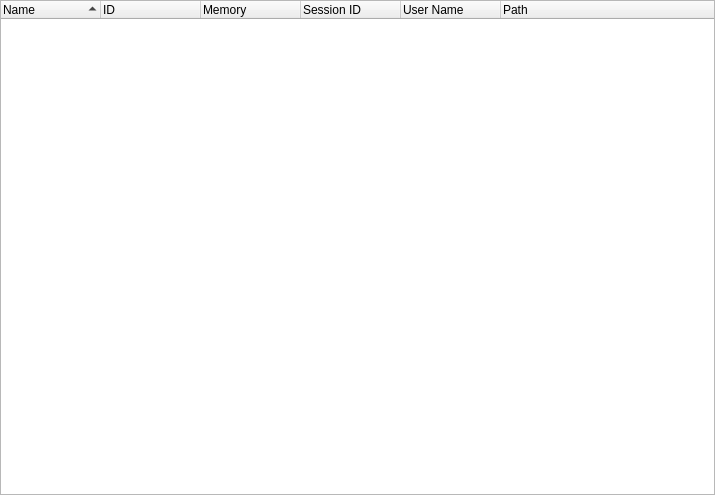
<?xml version="1.0" encoding="UTF-8"?>
<ui version="4.0">
 <class>SysInfoProcesses</class>
 <widget class="QWidget" name="SysInfoProcesses">
  <property name="geometry">
   <rect>
    <x>0</x>
    <y>0</y>
    <width>715</width>
    <height>495</height>
   </rect>
  </property>
  <property name="windowTitle">
   <string/>
  </property>
  <layout class="QVBoxLayout" name="verticalLayout">
   <property name="leftMargin">
    <number>0</number>
   </property>
   <property name="topMargin">
    <number>0</number>
   </property>
   <property name="rightMargin">
    <number>0</number>
   </property>
   <property name="bottomMargin">
    <number>0</number>
   </property>
   <item>
    <widget class="QTreeWidget" name="tree">
     <property name="contextMenuPolicy">
      <enum>Qt::ContextMenuPolicy::CustomContextMenu</enum>
     </property>
     <property name="showDropIndicator" stdset="0">
      <bool>false</bool>
     </property>
     <property name="indentation">
      <number>0</number>
     </property>
     <property name="sortingEnabled">
      <bool>true</bool>
     </property>
     <column>
      <property name="text">
       <string>Name</string>
      </property>
     </column>
     <column>
      <property name="text">
       <string>ID</string>
      </property>
     </column>
     <column>
      <property name="text">
       <string>Memory</string>
      </property>
     </column>
     <column>
      <property name="text">
       <string>Session ID</string>
      </property>
     </column>
     <column>
      <property name="text">
       <string>User Name</string>
      </property>
     </column>
     <column>
      <property name="text">
       <string>Path</string>
      </property>
     </column>
    </widget>
   </item>
  </layout>
  <action name="action_copy_row">
   <property name="text">
    <string>Copy Row</string>
   </property>
  </action>
  <action name="action_copy_name">
   <property name="text">
    <string>Copy Name</string>
   </property>
  </action>
  <action name="action_copy_value">
   <property name="text">
    <string>Copy Value</string>
   </property>
  </action>
 </widget>
 <resources/>
 <connections/>
</ui>
